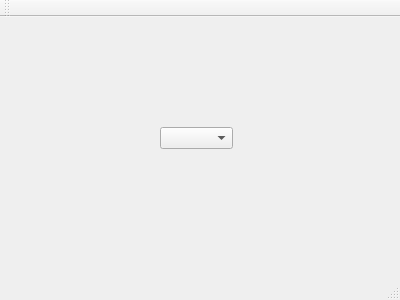
<?xml version="1.0" encoding="UTF-8"?>
<ui version="4.0">
 <class>MainWindow</class>
 <widget class="QMainWindow" name="MainWindow">
  <property name="geometry">
   <rect>
    <x>0</x>
    <y>0</y>
    <width>400</width>
    <height>300</height>
   </rect>
  </property>
  <property name="windowTitle">
   <string>MainWindow</string>
  </property>
  <widget class="QWidget" name="centralWidget">
   <widget class="QComboBox" name="comboBox">
    <property name="geometry">
     <rect>
      <x>160</x>
      <y>110</y>
      <width>73</width>
      <height>22</height>
     </rect>
    </property>
   </widget>
  </widget>
  <widget class="QMenuBar" name="menuBar">
   <property name="geometry">
    <rect>
     <x>0</x>
     <y>0</y>
     <width>400</width>
     <height>26</height>
    </rect>
   </property>
  </widget>
  <widget class="QToolBar" name="mainToolBar">
   <attribute name="toolBarArea">
    <enum>TopToolBarArea</enum>
   </attribute>
   <attribute name="toolBarBreak">
    <bool>false</bool>
   </attribute>
  </widget>
  <widget class="QStatusBar" name="statusBar"/>
 </widget>
 <layoutdefault spacing="6" margin="11"/>
 <resources/>
 <connections/>
</ui>
